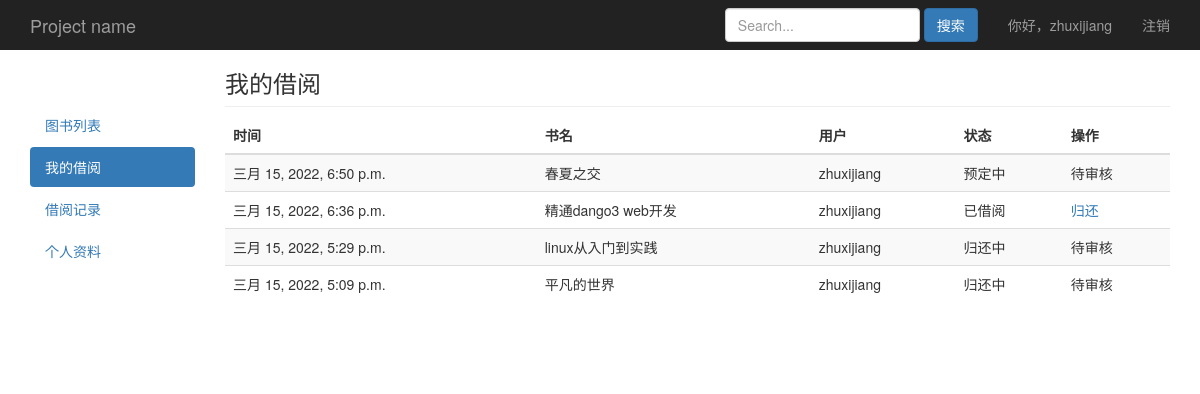
/book/myborrow/ (signed in), run on an earlier commit of the app's database.
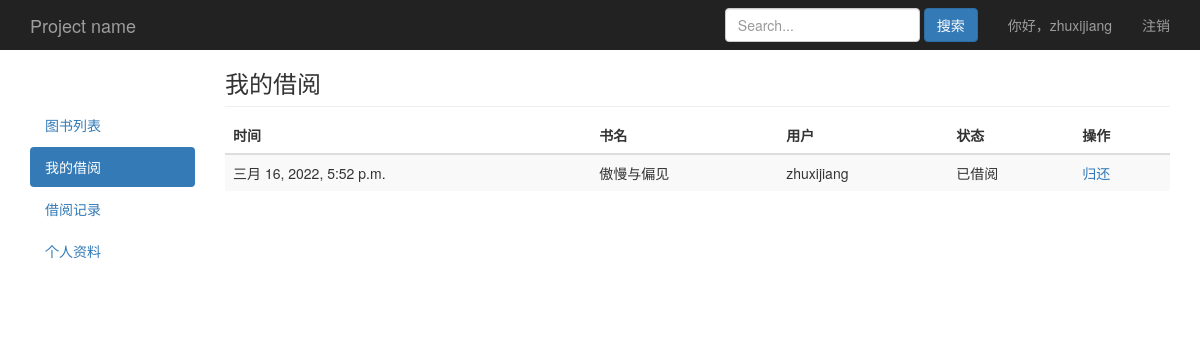
And on a later commit of the database.
### book/models.py (models this page shows)
class Order(models.Model):
    choice_status = (
        (1,'预定中'),
        (2,'已借阅'),
        (3,'归还中'),
        (4,'已归还'),
    )
    m_time = models.DateTimeField(auto_now=True,verbose_name='更新时间')
    username = models.ForeignKey(settings.AUTH_USER_MODEL,on_delete=models.CASCADE,related_name='log_username',verbose_name='用户')
    book = models.ForeignKey(Book,on_delete=models.CASCADE,related_name='log_book',verbose_name='书名')
    status = models.SmallIntegerField(choices=choice_status,verbose_name='状态')
    class Meta:
        verbose_name_plural = '借阅订单'
    def audit(self):
        if self.status == 1:
            return format_html(
                '<button type="button" class="el-button el-button--primary el-button--small"> \
                <a href="/borrow_out/{}/"><span style="color:#FFF">借出</span></a></button>',self.id
            )
        elif self.status == 3:
            return format_html(
                '<button type="button" class="el-button stop-submit el-button--danger el-button--small"> \
                <a href="/return_in/{}/"><span style="color:#FFF">归还</span></a></button>',self.id
            )
    audit.short_description = '审核'

class Book(models.Model):
    name = models.CharField(max_length=30,blank=False,verbose_name='书名')
    category = models.ForeignKey(Category,on_delete=models.CASCADE,default='',blank=False,related_name='books_category',verbose_name='类别')
    author = models.CharField(max_length=30,null=True,blank=False,verbose_name='作者')
    publisher = models.CharField(max_length=30,null=True,blank=False,verbose_name='出版社')
    count = models.IntegerField(default=1,verbose_name='库存')
    img = models.ImageField(upload_to='book_img/%Y/%m/%d/',blank=True,null=True,default='book_img/default.jpg',verbose_name='书籍图片')
    content = models.TextField(null=True,blank=True,verbose_name='内容简介')
    create_time = models.DateTimeField(auto_now_add=True,verbose_name='入库时间')
    class Meta:
        verbose_name_plural = '图书列表'
    def __str__(self):
        return self.name

class UserProfile(AbstractUser):
    choice_gender = (
        ('male','男'),
        ('female','女'),
    )
    gender = models.CharField(max_length=6,choices=choice_gender,default='male',verbose_name='性别')
    mobile = models.IntegerField(null=True,verbose_name='手机号码')
    class Meta:
        verbose_name_plural = '用户列表'
    def __str__(self):
        return self.username

### book/views.py (the view)
# urls.py: path('book/myborrow/',views.myborrow,name='book_myborrow'),
@login_required
def myborrow(request):
	obj_order = Order.objects.filter(username=request.user,status__lt=4).order_by('-m_time')
	paginator = Paginator(obj_order,10)
	page = request.GET.get('page')
	try:
		obj_order = paginator.page(page)
	except PageNotAnInteger:
		obj_order = paginator.page(1)
	except EmptyPage:
		obj_order = paginator.page(paginator.num_pages)
	return render(request,'book/myborrow.html',locals())

### book/templates/book/myborrow.html (shortened to what this page needs)
{% extends "book/base.html" %}
{% block nav %}
<ul class="nav nav-pills nav-stacked">
  <li><a href="/">图书列表</a></li>
  <li class="active"><a href="/book/myborrow/">我的借阅<span class="sr-only">(current)</span></a></li>
  <li><a href="/book/record/">借阅记录</a></li>
  <li><a href="/book/usercenter/">个人资料</a></li>
</ul>
{% endblock %}
{% block content %}
<h3 class="sub-header">我的借阅</h3>
<div class="table-responsive">
  <table class="table table-striped">
    <thead>
      <tr>
        <th>时间</th>
        <th>书名</th>
        <th>用户</th>
        <th>状态</th>
        <th>操作</th>
      </tr>
    </thead>
    <tbody>
      {% for field in obj_order %}
      <tr>
        <td>{{field.m_time}}</td>
        <td>{{field.book}}</td>
        <td>{{field.username}}</td>
        <td>{{field.get_status_display}}</td>
        <td>
          {% if field.status == 2 %}
          <a href="/book/{{field.id}}/return/">归还</a>
          {% else %}
          <span>待审核</span>
        </td>
        {% endif %}
      </tr>
      {% endfor %}
    </tbody>
  </table>
</div>
{% endblock %}

What changed in the data, as far as the page shows it:
no longer on this page (row edited): Order: m_time "三月 15, 2022, 6:50 p.m.", book "春夏之交", username "zhuxijiang", status "预定中", shows "待审核"
no longer on this page (row edited): Order: m_time "三月 15, 2022, 6:36 p.m.", book "精通dango3 web开发", username "zhuxijiang", status "已借阅"
no longer on this page (row edited): Order: m_time "三月 15, 2022, 5:29 p.m.", book "linux从入门到实践", username "zhuxijiang", status "归还中", shows "待审核"
no longer on this page (row edited): Order: m_time "三月 15, 2022, 5:09 p.m.", book "平凡的世界", username "zhuxijiang", status "归还中", shows "待审核"
added Order: m_time "三月 16, 2022, 5:52 p.m.", book "傲慢与偏见", username "zhuxijiang", status "已借阅"
